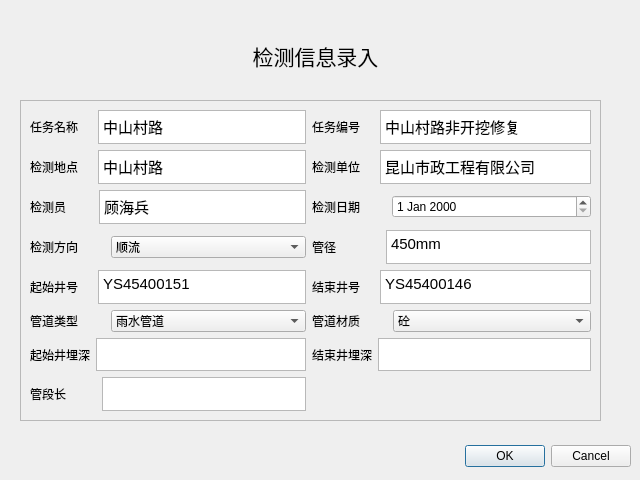
<?xml version="1.0" encoding="UTF-8"?>
<ui version="4.0">
 <class>Dialog</class>
 <widget class="QDialog" name="Dialog">
  <property name="geometry">
   <rect>
    <x>0</x>
    <y>0</y>
    <width>640</width>
    <height>480</height>
   </rect>
  </property>
  <property name="windowTitle">
   <string>Dialog</string>
  </property>
  <widget class="QDialogButtonBox" name="buttonBox">
   <property name="geometry">
    <rect>
     <x>10</x>
     <y>440</y>
     <width>621</width>
     <height>32</height>
    </rect>
   </property>
   <property name="orientation">
    <enum>Qt::Horizontal</enum>
   </property>
   <property name="standardButtons">
    <set>QDialogButtonBox::Cancel|QDialogButtonBox::Ok</set>
   </property>
  </widget>
  <widget class="QFrame" name="frame">
   <property name="geometry">
    <rect>
     <x>20</x>
     <y>100</y>
     <width>581</width>
     <height>321</height>
    </rect>
   </property>
   <property name="frameShape">
    <enum>QFrame::StyledPanel</enum>
   </property>
   <property name="frameShadow">
    <enum>QFrame::Raised</enum>
   </property>
   <layout class="QGridLayout" name="gridLayout">
    <item row="11" column="0">
     <layout class="QHBoxLayout" name="horizontalLayout_9">
      <item>
       <widget class="QLabel" name="label_10">
        <property name="maximumSize">
         <size>
          <width>75</width>
          <height>16777215</height>
         </size>
        </property>
        <property name="text">
         <string>管道类型    </string>
        </property>
       </widget>
      </item>
      <item>
       <widget class="QComboBox" name="pipeTypeComboBox">
        <item>
         <property name="text">
          <string>雨水管道</string>
         </property>
        </item>
        <item>
         <property name="text">
          <string>污水管道</string>
         </property>
        </item>
       </widget>
      </item>
     </layout>
    </item>
    <item row="10" column="0">
     <spacer name="verticalSpacer_4">
      <property name="orientation">
       <enum>Qt::Vertical</enum>
      </property>
      <property name="sizeHint" stdset="0">
       <size>
        <width>20</width>
        <height>40</height>
       </size>
      </property>
     </spacer>
    </item>
    <item row="5" column="2">
     <layout class="QHBoxLayout" name="horizontalLayout_15">
      <item>
       <widget class="QLabel" name="label_17">
        <property name="maximumSize">
         <size>
          <width>74</width>
          <height>16777215</height>
         </size>
        </property>
        <property name="text">
         <string>检测日期</string>
        </property>
       </widget>
      </item>
      <item>
       <widget class="QDateEdit" name="dateEdit"/>
      </item>
     </layout>
    </item>
    <item row="8" column="0">
     <spacer name="verticalSpacer_3">
      <property name="orientation">
       <enum>Qt::Vertical</enum>
      </property>
      <property name="sizeHint" stdset="0">
       <size>
        <width>20</width>
        <height>40</height>
       </size>
      </property>
     </spacer>
    </item>
    <item row="12" column="0">
     <spacer name="verticalSpacer_5">
      <property name="orientation">
       <enum>Qt::Vertical</enum>
      </property>
      <property name="sizeHint" stdset="0">
       <size>
        <width>20</width>
        <height>40</height>
       </size>
      </property>
     </spacer>
    </item>
    <item row="9" column="0">
     <layout class="QHBoxLayout" name="horizontalLayout_7">
      <item>
       <widget class="QLabel" name="label_8">
        <property name="text">
         <string>起始井号    </string>
        </property>
       </widget>
      </item>
      <item>
       <widget class="QTextEdit" name="startNumEdit">
        <property name="html">
         <string>&lt;!DOCTYPE HTML PUBLIC &quot;-//W3C//DTD HTML 4.0//EN&quot; &quot;http://www.w3.org/TR/REC-html40/strict.dtd&quot;&gt;
&lt;html&gt;&lt;head&gt;&lt;meta name=&quot;qrichtext&quot; content=&quot;1&quot; /&gt;&lt;style type=&quot;text/css&quot;&gt;
p, li { white-space: pre-wrap; }
&lt;/style&gt;&lt;/head&gt;&lt;body style=&quot; font-family:'Ubuntu'; font-size:11pt; font-weight:400; font-style:normal;&quot;&gt;
&lt;p style=&quot; margin-top:0px; margin-bottom:0px; margin-left:0px; margin-right:0px; -qt-block-indent:0; text-indent:0px;&quot;&gt;YS45400151&lt;/p&gt;&lt;/body&gt;&lt;/html&gt;</string>
        </property>
       </widget>
      </item>
     </layout>
    </item>
    <item row="6" column="0">
     <spacer name="verticalSpacer_2">
      <property name="orientation">
       <enum>Qt::Vertical</enum>
      </property>
      <property name="sizeHint" stdset="0">
       <size>
        <width>20</width>
        <height>40</height>
       </size>
      </property>
     </spacer>
    </item>
    <item row="1" column="0">
     <spacer name="verticalSpacer">
      <property name="orientation">
       <enum>Qt::Vertical</enum>
      </property>
      <property name="sizeHint" stdset="0">
       <size>
        <width>20</width>
        <height>40</height>
       </size>
      </property>
     </spacer>
    </item>
    <item row="3" column="0">
     <spacer name="verticalSpacer_7">
      <property name="orientation">
       <enum>Qt::Vertical</enum>
      </property>
      <property name="sizeHint" stdset="0">
       <size>
        <width>20</width>
        <height>40</height>
       </size>
      </property>
     </spacer>
    </item>
    <item row="15" column="0">
     <layout class="QHBoxLayout" name="horizontalLayout_12">
      <item>
       <widget class="QLabel" name="label_13">
        <property name="text">
         <string>管段长         </string>
        </property>
       </widget>
      </item>
      <item>
       <widget class="QTextEdit" name="pipeLengthEdit"/>
      </item>
     </layout>
    </item>
    <item row="2" column="0">
     <layout class="QHBoxLayout" name="horizontalLayout_2">
      <item>
       <widget class="QLabel" name="label_3">
        <property name="text">
         <string>检测地点    </string>
        </property>
       </widget>
      </item>
      <item>
       <widget class="QTextEdit" name="placeEdit">
        <property name="html">
         <string>&lt;!DOCTYPE HTML PUBLIC &quot;-//W3C//DTD HTML 4.0//EN&quot; &quot;http://www.w3.org/TR/REC-html40/strict.dtd&quot;&gt;
&lt;html&gt;&lt;head&gt;&lt;meta name=&quot;qrichtext&quot; content=&quot;1&quot; /&gt;&lt;style type=&quot;text/css&quot;&gt;
p, li { white-space: pre-wrap; }
&lt;/style&gt;&lt;/head&gt;&lt;body style=&quot; font-family:'Ubuntu'; font-size:11pt; font-weight:400; font-style:normal;&quot;&gt;
&lt;p style=&quot; margin-top:0px; margin-bottom:0px; margin-left:0px; margin-right:0px; -qt-block-indent:0; text-indent:0px;&quot;&gt;中山村路&lt;/p&gt;&lt;/body&gt;&lt;/html&gt;</string>
        </property>
       </widget>
      </item>
     </layout>
    </item>
    <item row="14" column="0">
     <spacer name="verticalSpacer_6">
      <property name="orientation">
       <enum>Qt::Vertical</enum>
      </property>
      <property name="sizeHint" stdset="0">
       <size>
        <width>20</width>
        <height>40</height>
       </size>
      </property>
     </spacer>
    </item>
    <item row="9" column="2">
     <layout class="QHBoxLayout" name="horizontalLayout_8">
      <item>
       <widget class="QLabel" name="label_9">
        <property name="text">
         <string>结束井号    </string>
        </property>
       </widget>
      </item>
      <item>
       <widget class="QTextEdit" name="endNumEdit">
        <property name="html">
         <string>&lt;!DOCTYPE HTML PUBLIC &quot;-//W3C//DTD HTML 4.0//EN&quot; &quot;http://www.w3.org/TR/REC-html40/strict.dtd&quot;&gt;
&lt;html&gt;&lt;head&gt;&lt;meta name=&quot;qrichtext&quot; content=&quot;1&quot; /&gt;&lt;style type=&quot;text/css&quot;&gt;
p, li { white-space: pre-wrap; }
&lt;/style&gt;&lt;/head&gt;&lt;body style=&quot; font-family:'Ubuntu'; font-size:11pt; font-weight:400; font-style:normal;&quot;&gt;
&lt;p style=&quot; margin-top:0px; margin-bottom:0px; margin-left:0px; margin-right:0px; -qt-block-indent:0; text-indent:0px;&quot;&gt;YS45400146&lt;/p&gt;&lt;/body&gt;&lt;/html&gt;</string>
        </property>
       </widget>
      </item>
     </layout>
    </item>
    <item row="7" column="2">
     <layout class="QHBoxLayout" name="horizontalLayout_11">
      <item>
       <widget class="QLabel" name="label_12">
        <property name="text">
         <string>管径             </string>
        </property>
       </widget>
      </item>
      <item>
       <widget class="QTextEdit" name="pipeDEdit">
        <property name="html">
         <string>&lt;!DOCTYPE HTML PUBLIC &quot;-//W3C//DTD HTML 4.0//EN&quot; &quot;http://www.w3.org/TR/REC-html40/strict.dtd&quot;&gt;
&lt;html&gt;&lt;head&gt;&lt;meta name=&quot;qrichtext&quot; content=&quot;1&quot; /&gt;&lt;style type=&quot;text/css&quot;&gt;
p, li { white-space: pre-wrap; }
&lt;/style&gt;&lt;/head&gt;&lt;body style=&quot; font-family:'Ubuntu'; font-size:11pt; font-weight:400; font-style:normal;&quot;&gt;
&lt;p style=&quot; margin-top:0px; margin-bottom:0px; margin-left:0px; margin-right:0px; -qt-block-indent:0; text-indent:0px;&quot;&gt;450mm&lt;/p&gt;&lt;/body&gt;&lt;/html&gt;</string>
        </property>
       </widget>
      </item>
     </layout>
    </item>
    <item row="2" column="2">
     <layout class="QHBoxLayout" name="horizontalLayout_4">
      <item>
       <widget class="QLabel" name="label_5">
        <property name="text">
         <string>检测单位    </string>
        </property>
       </widget>
      </item>
      <item>
       <widget class="QTextEdit" name="unitEdit">
        <property name="html">
         <string>&lt;!DOCTYPE HTML PUBLIC &quot;-//W3C//DTD HTML 4.0//EN&quot; &quot;http://www.w3.org/TR/REC-html40/strict.dtd&quot;&gt;
&lt;html&gt;&lt;head&gt;&lt;meta name=&quot;qrichtext&quot; content=&quot;1&quot; /&gt;&lt;style type=&quot;text/css&quot;&gt;
p, li { white-space: pre-wrap; }
&lt;/style&gt;&lt;/head&gt;&lt;body style=&quot; font-family:'Ubuntu'; font-size:11pt; font-weight:400; font-style:normal;&quot;&gt;
&lt;p style=&quot; margin-top:0px; margin-bottom:0px; margin-left:0px; margin-right:0px; -qt-block-indent:0; text-indent:0px;&quot;&gt;昆山市政工程有限公司&lt;/p&gt;&lt;/body&gt;&lt;/html&gt;</string>
        </property>
       </widget>
      </item>
     </layout>
    </item>
    <item row="7" column="0">
     <layout class="QHBoxLayout" name="horizontalLayout_5">
      <item>
       <widget class="QLabel" name="label_6">
        <property name="maximumSize">
         <size>
          <width>75</width>
          <height>16777215</height>
         </size>
        </property>
        <property name="text">
         <string>检测方向    </string>
        </property>
       </widget>
      </item>
      <item>
       <widget class="QComboBox" name="direcComboBox">
        <item>
         <property name="text">
          <string>顺流</string>
         </property>
        </item>
        <item>
         <property name="text">
          <string>逆流</string>
         </property>
        </item>
       </widget>
      </item>
     </layout>
    </item>
    <item row="0" column="1">
     <spacer name="horizontalSpacer">
      <property name="orientation">
       <enum>Qt::Horizontal</enum>
      </property>
      <property name="sizeHint" stdset="0">
       <size>
        <width>40</width>
        <height>20</height>
       </size>
      </property>
     </spacer>
    </item>
    <item row="0" column="2">
     <layout class="QHBoxLayout" name="horizontalLayout_3">
      <item>
       <widget class="QLabel" name="label_4">
        <property name="text">
         <string>任务编号    </string>
        </property>
       </widget>
      </item>
      <item>
       <widget class="QTextEdit" name="numEdit">
        <property name="html">
         <string>&lt;!DOCTYPE HTML PUBLIC &quot;-//W3C//DTD HTML 4.0//EN&quot; &quot;http://www.w3.org/TR/REC-html40/strict.dtd&quot;&gt;
&lt;html&gt;&lt;head&gt;&lt;meta name=&quot;qrichtext&quot; content=&quot;1&quot; /&gt;&lt;style type=&quot;text/css&quot;&gt;
p, li { white-space: pre-wrap; }
&lt;/style&gt;&lt;/head&gt;&lt;body style=&quot; font-family:'Ubuntu'; font-size:11pt; font-weight:400; font-style:normal;&quot;&gt;
&lt;p style=&quot; margin-top:0px; margin-bottom:0px; margin-left:0px; margin-right:0px; -qt-block-indent:0; text-indent:0px;&quot;&gt;中山村路非开挖修复&lt;/p&gt;&lt;/body&gt;&lt;/html&gt;</string>
        </property>
       </widget>
      </item>
     </layout>
    </item>
    <item row="0" column="0">
     <layout class="QHBoxLayout" name="horizontalLayout">
      <item>
       <widget class="QLabel" name="label_2">
        <property name="text">
         <string>任务名称    </string>
        </property>
       </widget>
      </item>
      <item>
       <widget class="QTextEdit" name="nameEdit">
        <property name="html">
         <string>&lt;!DOCTYPE HTML PUBLIC &quot;-//W3C//DTD HTML 4.0//EN&quot; &quot;http://www.w3.org/TR/REC-html40/strict.dtd&quot;&gt;
&lt;html&gt;&lt;head&gt;&lt;meta name=&quot;qrichtext&quot; content=&quot;1&quot; /&gt;&lt;style type=&quot;text/css&quot;&gt;
p, li { white-space: pre-wrap; }
&lt;/style&gt;&lt;/head&gt;&lt;body style=&quot; font-family:'Ubuntu'; font-size:11pt; font-weight:400; font-style:normal;&quot;&gt;
&lt;p style=&quot; margin-top:0px; margin-bottom:0px; margin-left:0px; margin-right:0px; -qt-block-indent:0; text-indent:0px;&quot;&gt;中山村路&lt;/p&gt;&lt;/body&gt;&lt;/html&gt;</string>
        </property>
       </widget>
      </item>
     </layout>
    </item>
    <item row="11" column="2">
     <layout class="QHBoxLayout" name="horizontalLayout_10">
      <item>
       <widget class="QLabel" name="label_11">
        <property name="maximumSize">
         <size>
          <width>75</width>
          <height>16777215</height>
         </size>
        </property>
        <property name="text">
         <string>管道材质    </string>
        </property>
       </widget>
      </item>
      <item>
       <widget class="QComboBox" name="pipeMaterialComboBox">
        <item>
         <property name="text">
          <string>砼</string>
         </property>
        </item>
        <item>
         <property name="text">
          <string>PE</string>
         </property>
        </item>
        <item>
         <property name="text">
          <string>PVC</string>
         </property>
        </item>
       </widget>
      </item>
     </layout>
    </item>
    <item row="13" column="0">
     <layout class="QHBoxLayout" name="horizontalLayout_13">
      <item>
       <widget class="QLabel" name="label_14">
        <property name="text">
         <string>起始井埋深</string>
        </property>
       </widget>
      </item>
      <item>
       <widget class="QTextEdit" name="textEdit_13"/>
      </item>
     </layout>
    </item>
    <item row="13" column="2">
     <layout class="QHBoxLayout" name="horizontalLayout_14">
      <item>
       <widget class="QLabel" name="label_15">
        <property name="text">
         <string>结束井埋深</string>
        </property>
       </widget>
      </item>
      <item>
       <widget class="QTextEdit" name="textEdit_14"/>
      </item>
     </layout>
    </item>
    <item row="5" column="0">
     <layout class="QHBoxLayout" name="horizontalLayout_6">
      <item>
       <widget class="QLabel" name="label_7">
        <property name="text">
         <string>检测员        </string>
        </property>
       </widget>
      </item>
      <item>
       <widget class="QTextEdit" name="personEdit">
        <property name="html">
         <string>&lt;!DOCTYPE HTML PUBLIC &quot;-//W3C//DTD HTML 4.0//EN&quot; &quot;http://www.w3.org/TR/REC-html40/strict.dtd&quot;&gt;
&lt;html&gt;&lt;head&gt;&lt;meta name=&quot;qrichtext&quot; content=&quot;1&quot; /&gt;&lt;style type=&quot;text/css&quot;&gt;
p, li { white-space: pre-wrap; }
&lt;/style&gt;&lt;/head&gt;&lt;body style=&quot; font-family:'Ubuntu'; font-size:11pt; font-weight:400; font-style:normal;&quot;&gt;
&lt;p style=&quot; margin-top:0px; margin-bottom:0px; margin-left:0px; margin-right:0px; -qt-block-indent:0; text-indent:0px;&quot;&gt;顾海兵&lt;/p&gt;&lt;/body&gt;&lt;/html&gt;</string>
        </property>
       </widget>
      </item>
     </layout>
    </item>
   </layout>
  </widget>
  <widget class="QLabel" name="label">
   <property name="geometry">
    <rect>
     <x>170</x>
     <y>40</y>
     <width>291</width>
     <height>31</height>
    </rect>
   </property>
   <property name="font">
    <font>
     <pointsize>16</pointsize>
    </font>
   </property>
   <property name="text">
    <string>检测信息录入</string>
   </property>
   <property name="alignment">
    <set>Qt::AlignCenter</set>
   </property>
  </widget>
 </widget>
 <resources/>
 <connections>
  <connection>
   <sender>buttonBox</sender>
   <signal>accepted()</signal>
   <receiver>Dialog</receiver>
   <slot>accept()</slot>
   <hints>
    <hint type="sourcelabel">
     <x>248</x>
     <y>254</y>
    </hint>
    <hint type="destinationlabel">
     <x>157</x>
     <y>274</y>
    </hint>
   </hints>
  </connection>
  <connection>
   <sender>buttonBox</sender>
   <signal>rejected()</signal>
   <receiver>Dialog</receiver>
   <slot>reject()</slot>
   <hints>
    <hint type="sourcelabel">
     <x>316</x>
     <y>260</y>
    </hint>
    <hint type="destinationlabel">
     <x>286</x>
     <y>274</y>
    </hint>
   </hints>
  </connection>
 </connections>
</ui>
